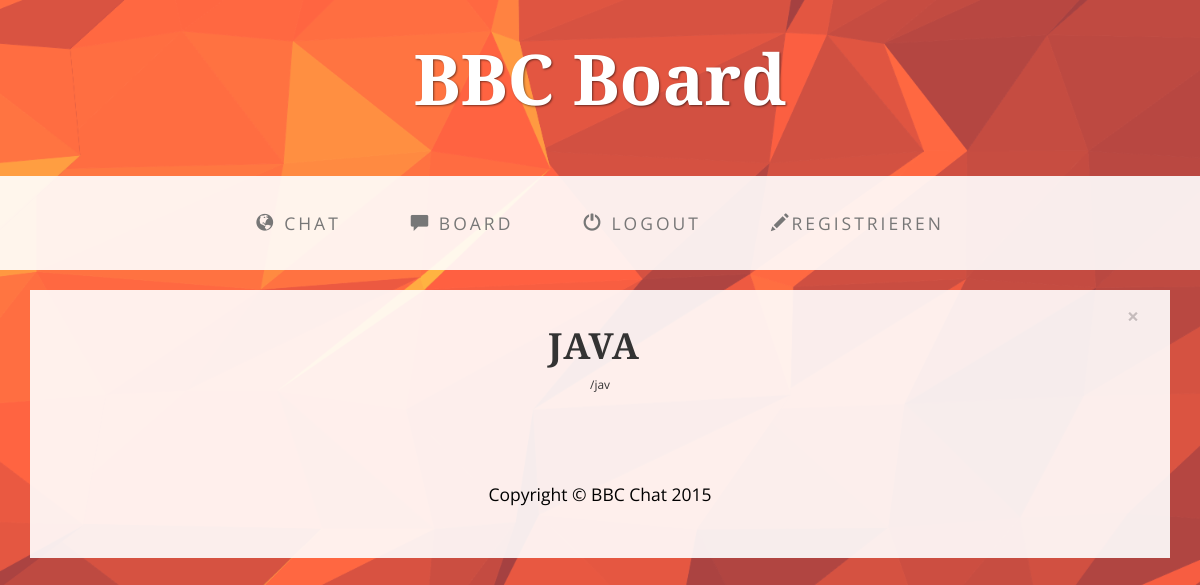
Before: /thema.php?id=jav with the older database file.
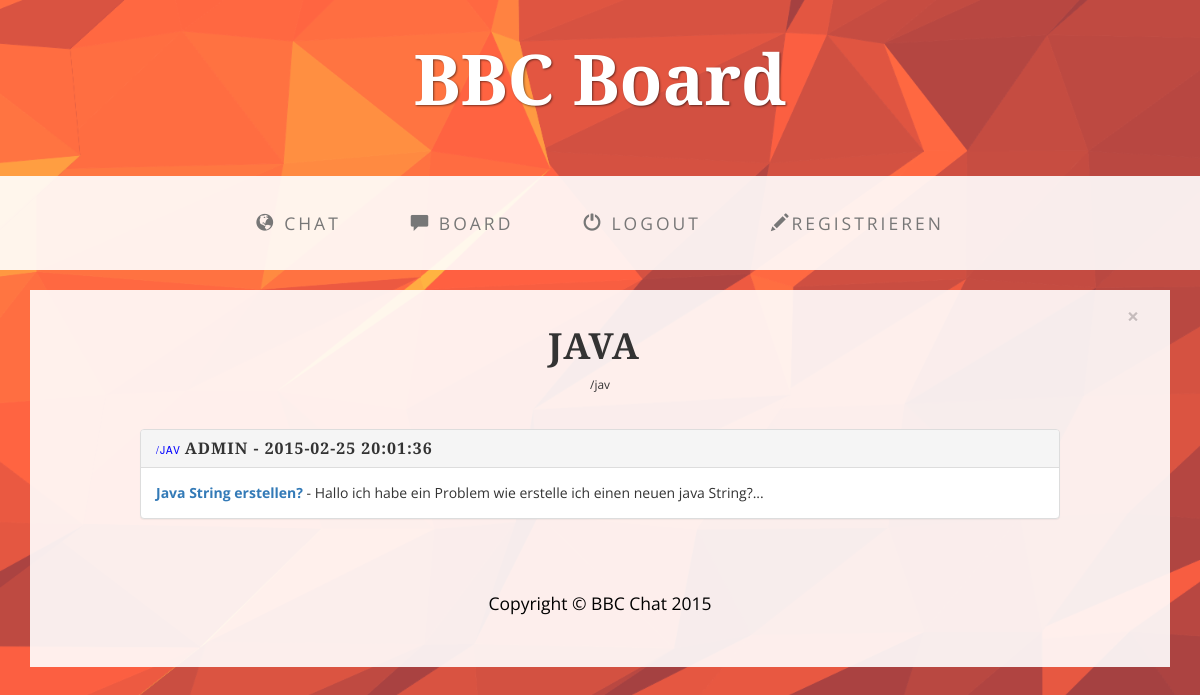
After: the same page with the newer database file.
### tables this page shows
CREATE TABLE IF NOT EXISTS `kapitel` (
`id` int(11) NOT NULL,
  `name` varchar(30) NOT NULL,
  `pfad` varchar(3) NOT NULL,
  `fachrichtung` char(1) NOT NULL
);

CREATE TABLE IF NOT EXISTS `thread` (
`id` int(11) NOT NULL,
  `kapitel_id` int(11) NOT NULL,
  `user` varchar(50) NOT NULL,
  `titel` varchar(200) NOT NULL,
  `frage` text NOT NULL,
  `time` timestamp NOT NULL DEFAULT CURRENT_TIMESTAMP
);

### thema.php (the view, shortened to what this page needs)
<?php
include_once 'ressources/config.php';
if (isset ( $_GET ["id"] ) && $_GET ["id"] != null) {
	$id = $_GET ["id"];
} else {
	header ( "Location: index.php" );
}
$query = "select * from kapitel where pfad='$id'";
$kapdaten = $mysqli->query ( $query );
$row = $kapdaten->fetch_array ();
$query = "SELECT t.id, t.kapitel_id, user, titel, frage, time, k.name as kapitel, k.pfad as pfad
FROM thread as t JOIN kapitel as k ON t.kapitel_id=k.id where k.pfad = '$id'";
$thrdaten = $mysqli->query ( $query );
?>
<html lang="en">
<head>
<link href="css/bootstrap.min.css" rel="stylesheet">
<link href="css/business-casual.css" rel="stylesheet">
</head>
<body>
	<div class="brand">
		<a href="index.php">BBC Board</a>
	</div>
	<div class="address-bar"></div>
	<?php
	include_once 'ressources/menu.php';
	?>
    <div class="container">
		<div class="col-lg-12">
			<div class="row">
				<div style="height: 20px;">
					<div class="col-lg-12 text-center">
						<div class="fade in alert" role="alert">
							<button type="button" class="close" data-dismiss="alert"
								aria-label="Close">
								<span aria-hidden="true">&times;</span>
							</button>
							<h1><?php echo $row["name"]; ?></h1>
							<small><?php echo "/" . $row["pfad"]; ?></small>
						</div>
					</div>
				</div>
			</div>
			<div class="row">
				<div class="col-lg-1"></div>
				<div class="col-lg-10">
				<?php while($row2 = $thrdaten->fetch_array()) { ?>
					<div class="panel panel-default">
						<div class="panel-heading">
							<h3 class="panel-title">
								<small style="color: blue;"><?php echo "/" . $row2['pfad'] . " "; ?></small><?php echo $row2['user'] . " - " . $row2['time']; ?></h3>
						</div>
							<div class="panel-body"><a href="thread.php?id=<?php echo $row2['id'] ?>">
								<strong><?php echo $row2["titel"]; ?></strong></a>
								<?php echo " - " . substr($row2['frage'], 0, 100) . "..."; ?>
							</div>
					</div>
				<?php } ?>
			</div>
				<div class="col-lg-1"></div>
			</div>
		</div>
		<footer>
			<div class="row">
				<div class="col-lg-12 text-center">
					<div class="footer">
						<p>Copyright &copy; BBC Chat 2015</p>
					</div>
				</div>
			</div>
		</footer>
	</div>
</body>
</html>

### ressources/menu.php (shortened to what this page needs)
<head>
</head>
<nav class="navbar navbar-default" role="navigation">
	<div class="container">
		<div class="collapse navbar-collapse"
			id="bs-example-navbar-collapse-1">
			<ul class="nav navbar-nav">
				<li><a href="../index.php"><span class="glyphicon glyphicon-globe"></span>
						Chat</a></li>
				<li><a href="../index.php"><span class="glyphicon glyphicon-comment"></span>
						Board</a></li>
				<li><a href="../ressources/logout.php"> <span
						class="glyphicon glyphicon-off"></span> Logout
				</a></li>
				<?php
				if (isset($_SESSION["logedin"]) && $_SESSION ["logedin"] == true) {
					?>
				<li><a href="#"> <span class="glyphicon glyphicon-user"></span> <?php echo $_SESSION['username']?>
				</a></li>
				<?php } else { ?>
				<li><a href="#"> <span class="glyphicon glyphicon-pencil"></span>Registrieren
				</a></li>
				<?php } ?>
			</ul>
		</div>
	</div>
</nav>

### css/business-casual.css (style rules this page uses)
body { font-family: "Open Sans","Helvetica Neue",Helvetica,Arial,sans-serif; background: url('../img/bg_orange.png') no-repeat center center fixed; -webkit-background-size: cover; -moz-background-size: cover; background-size: cover; -o-background-size: cover; }
h1, h2, h3, h4, h5, h6 { text-transform: uppercase; font-family: "Josefin Slab","Helvetica Neue",Helvetica,Arial,sans-serif; font-weight: 700; letter-spacing: 1px; }
p { font-size: 1.25em; line-height: 1.6; color: #000; }
.brand, .address-bar { display: none; }
.navbar-nav { text-transform: uppercase; font-weight: 400; letter-spacing: 3px; }
footer { background: #fff; background: rgba(255,255,255,0.9); }
footer p { margin: 0; padding: 50px 0; }
@media screen and (min-width:768px) { .brand { display: inherit; margin: 0; padding: 30px 0 10px; text-align: center; text-shadow: 1px 1px 2px rgba(0,0,0,0.5); font-family: "Josefin Slab","Helvetica Neue",Helvetica,Arial,sans-serif; font-size: 5em; font-weight: 700; line-height: normal; color: #fff; } }
@media screen and (min-width:768px) { .address-bar { display: inherit; margin: 0; padding: 0 0 40px; text-align: center; text-shadow: 1px 1px 2px rgba(0,0,0,0.5); text-transform: uppercase; font-size: 1.25em; font-weight: 400; letter-spacing: 3px; color: #fff; } }
@media screen and (min-width:768px) { .navbar { border-radius: 0; } }
@media screen and (min-width:768px) { .navbar { min-height: 0; } }
@media screen and (min-width:768px) { .navbar-default { border: none; background: #fff; background: rgba(255,255,255,0.9); } }
@media screen and (min-width:768px) { .nav>li>a { padding: 35px; } }
@media screen and (min-width:768px) { .navbar-nav>li>a { line-height: normal; } }
@media screen and (min-width:768px) { .navbar-nav { display: table; float: none; margin: 0 auto; table-layout: fixed; font-size: 1.25em; } }

Changed rows visible on the page:
added thread: kapitel.pfad "JAV", user "ADMIN", time "2015-02-25 20:01:36", titel "Java String erstellen?", frage "Hallo ich habe ein Problem wie erstelle ich einen neuen java String?"
